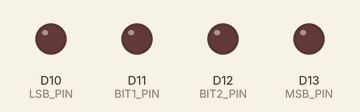
This sketch was run on a simulated STM32 Nucleo. Shown: output pins drawn as LEDs (lit = HIGH).

Above: at 0.5 s.
At 2.5 s:
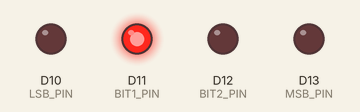
At 4.5 s:
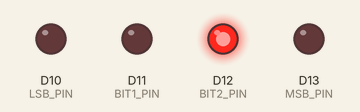
At 9.5 s:
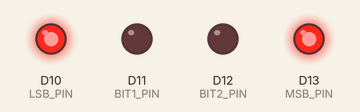
At 14.5 s:
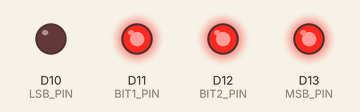
At 19.5 s:
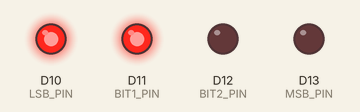
Timing chart, 0 to 20.8 s (numbered marks = the images above):
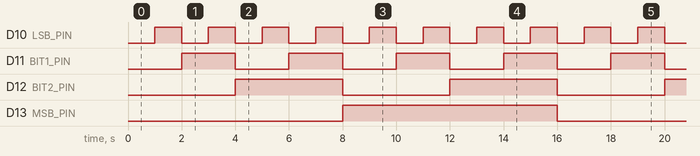

The sketch:

sketch.ino
```cpp
#define LSB_PIN 10
#define BIT1_PIN 11
#define BIT2_PIN 12
#define MSB_PIN 13

void setup() {

  pinMode(LSB_PIN, OUTPUT);
  pinMode(BIT1_PIN, OUTPUT);
  pinMode(BIT2_PIN, OUTPUT);
  pinMode(MSB_PIN, OUTPUT);
}

void loop() {

  for (int count = 0; count < 16; count++) {

    digitalWrite(MSB_PIN,  (count >> 3) & 1);
    digitalWrite(BIT2_PIN, (count >> 2) & 1);
    digitalWrite(BIT1_PIN, (count >> 1) & 1);
    digitalWrite(LSB_PIN,  (count >> 0) & 1);

    delay(1000);
  }
}

  
```

Measured:
- by itself, D10 (LSB_PIN): alternates HIGH for 1.0 s and LOW for 1.0 s
- by itself, D11 (BIT1_PIN): alternates HIGH for 2.0 s and LOW for 2.0 s
- by itself, D12 (BIT2_PIN): alternates HIGH for 4.0 s and LOW for 4.0 s
- by itself, D13 (MSB_PIN): alternates HIGH for 8.0 s and LOW for 8.0 s
